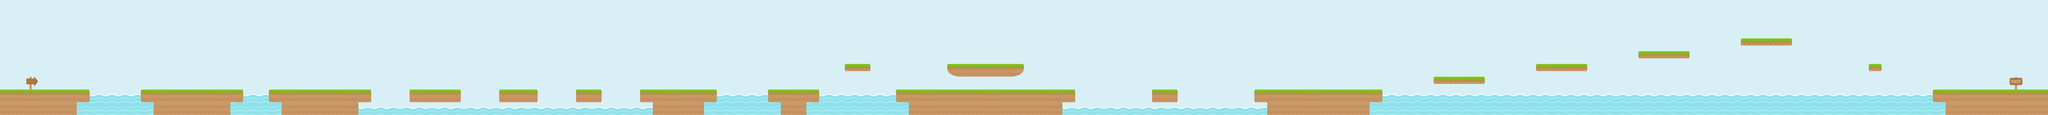

This is a level from a 2D game, rendered from its Tiled map with the project's own tilesets. A one-line summary and the map file follow, with tile-layer data summarised:
An orthogonal 160x9 tile map with 60x60 px tiles, 4 tile layers (bgLayer, fgLayer, waterLayer, groundLayer), 1 hidden layer not drawn, 2 tilesets and 22 objects.

<map version="1.0" orientation="orthogonal" renderorder="right-down" width="160" height="9" tilewidth="60" tileheight="60" nextobjectid="28">
 <tileset firstgid="1" name="tiles" tilewidth="60" tileheight="60" spacing="2" margin="3" tilecount="64" columns="8">
  <image source="../img/tiles.png" width="500" height="500" />
 </tileset>
 <tileset firstgid="65" name="objects" tilewidth="60" tileheight="30" tilecount="2" columns="0">
  <tile id="0">
   <image width="30" height="30" source="../img/coin.png" />
  </tile>
  <tile id="1">
   <image width="60" height="30" source="../img/spikes.png" />
  </tile>
 </tileset>
 <layer name="bgLayer" width="160" height="9">
  <data>[1440 cells, 1440 non-empty, 1 distinct tile ids]</data>
 </layer>
 <layer name="fgLayer" width="160" height="9">
  <data>[1440 cells, 2 non-empty, 2 distinct tile ids]</data>
 </layer>
 <layer name="obstacleLayer" width="160" height="9" visible="0">
  <data>[1440 cells, 17 non-empty, 1 distinct tile ids]</data>
 </layer>
 <layer name="waterLayer" width="160" height="9">
  <data>[1440 cells, 167 non-empty, 2 distinct tile ids]</data>
 </layer>
 <layer name="groundLayer" width="160" height="9">
  <data>[1440 cells, 154 non-empty, 10 distinct tile ids]</data>
 </layer>
 <objectgroup name="obstacles">
  <object id="3" gid="66" x="4860" y="420" width="60" height="30">
   <properties>
    <property name="sprite" value="spikes" />
    <property name="type" value="spikes" />
   </properties>
  </object>
  <object id="4" gid="66" x="4320" y="420" width="60" height="30">
   <properties>
    <property name="sprite" value="spikes" />
    <property name="type" value="spikes" />
   </properties>
  </object>
  <object id="5" gid="66" x="4380" y="420" width="60" height="30">
   <properties>
    <property name="sprite" value="spikes" />
    <property name="type" value="spikes" />
   </properties>
  </object>
  <object id="6" gid="66" x="4440" y="420" width="60" height="30">
   <properties>
    <property name="sprite" value="spikes" />
    <property name="type" value="spikes" />
   </properties>
  </object>
  <object id="7" gid="66" x="4500" y="420" width="60" height="30">
   <properties>
    <property name="sprite" value="spikes" />
    <property name="type" value="spikes" />
   </properties>
  </object>
  <object id="8" gid="66" x="4560" y="420" width="60" height="30">
   <properties>
    <property name="sprite" value="spikes" />
    <property name="type" value="spikes" />
   </properties>
  </object>
  <object id="9" gid="66" x="4620" y="420" width="60" height="30">
   <properties>
    <property name="sprite" value="spikes" />
    <property name="type" value="spikes" />
   </properties>
  </object>
  <object id="10" gid="66" x="4680" y="420" width="60" height="30">
   <properties>
    <property name="sprite" value="spikes" />
    <property name="type" value="spikes" />
   </properties>
  </object>
  <object id="11" gid="66" x="4740" y="420" width="60" height="30">
   <properties>
    <property name="sprite" value="spikes" />
    <property name="type" value="spikes" />
   </properties>
  </object>
  <object id="12" gid="66" x="4800" y="420" width="60" height="30">
   <properties>
    <property name="sprite" value="spikes" />
    <property name="type" value="spikes" />
   </properties>
  </object>
  <object id="13" gid="66" x="6060" y="420" width="60" height="30">
   <properties>
    <property name="sprite" value="spikes" />
    <property name="type" value="spikes" />
   </properties>
  </object>
  <object id="14" gid="66" x="6120" y="420" width="60" height="30">
   <properties>
    <property name="sprite" value="spikes" />
    <property name="type" value="spikes" />
   </properties>
  </object>
  <object id="15" gid="66" x="6240" y="420" width="60" height="30">
   <properties>
    <property name="sprite" value="spikes" />
    <property name="type" value="spikes" />
   </properties>
  </object>
  <object id="16" gid="66" x="6180" y="420" width="60" height="30">
   <properties>
    <property name="sprite" value="spikes" />
    <property name="type" value="spikes" />
   </properties>
  </object>
  <object id="17" gid="66" x="9300" y="420" width="60" height="30">
   <properties>
    <property name="sprite" value="spikes" />
    <property name="type" value="spikes" />
   </properties>
  </object>
  <object id="18" gid="66" x="9240" y="420" width="60" height="30">
   <properties>
    <property name="sprite" value="spikes" />
    <property name="type" value="spikes" />
   </properties>
  </object>
 </objectgroup>
 <objectgroup name="collectibles">
  <object id="20" gid="65" x="795" y="375" width="30" height="30">
   <properties>
    <property name="sprite" value="coin" />
    <property name="type" value="coin" />
   </properties>
  </object>
  <object id="22" gid="65" x="885" y="375" width="30" height="30">
   <properties>
    <property name="sprite" value="coin" />
    <property name="type" value="coin" />
   </properties>
  </object>
  <object id="23" gid="65" x="975" y="375" width="30" height="30">
   <properties>
    <property name="sprite" value="coin" />
    <property name="type" value="coin" />
   </properties>
  </object>
  <object id="24" gid="65" x="1815" y="285" width="30" height="30">
   <properties>
    <property name="sprite" value="coin" />
    <property name="type" value="coin" />
   </properties>
  </object>
  <object id="25" gid="65" x="2235" y="285" width="30" height="30">
   <properties>
    <property name="sprite" value="coin" />
    <property name="type" value="coin" />
   </properties>
  </object>
  <object id="26" gid="65" x="2595" y="285" width="30" height="30">
   <properties>
    <property name="sprite" value="coin" />
    <property name="type" value="coin" />
   </properties>
  </object>
 </objectgroup>
</map>